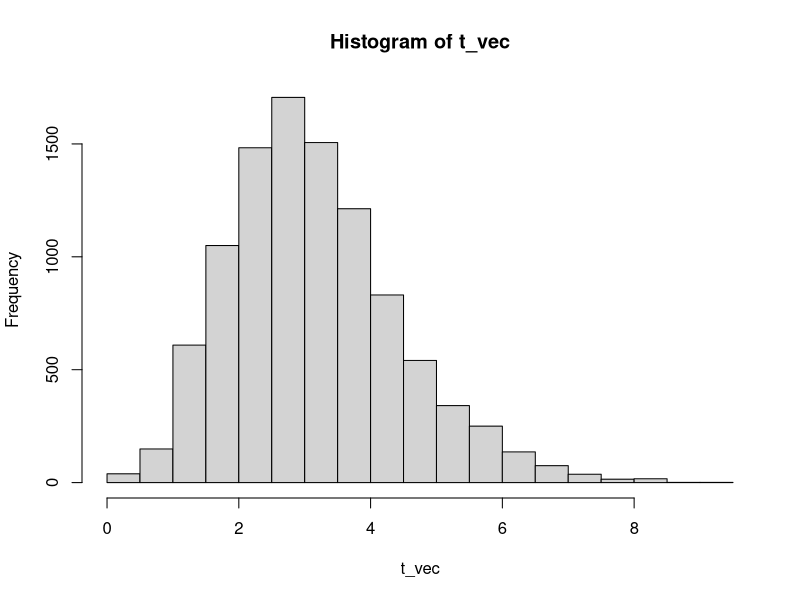

This figure's R source:
##### UPDATE THETA

# Function to update the theta parameter
# INPUT: n -> number of data points
#        m1_bar -> number of points in group 0 (to be computed using the auxiliary function m1_bar)
#        k -> number of distinct groups (excluding the groups from the contaminated part)
#        theta_old -> theta at the previous iteration
#        sigma -> sigma at the current iteration
#        n_acc -> number of accepted proposals in the previous iterations
#        theta_param -> list containing the prior parameter of theta (which is a gamma)
#                       a -> shape
#                       b -> rate
#        sd -> standard deviation for the proposal density in the MHRW (default value is 2)

# OUTPUT: theta -> value of the parameter theta at the r iteration
#         acc -> number of accepted proposals at the current iteration

update_theta <- function(n, m1_bar, k, theta_old, sigma, n_acc, theta_param, sd = 2){ 
  # METROPOLIS HASTINGS RANDOM WALK 
  
  # Extraction of a new value from the proposal distribution, doing an appropriate transformation 
  # to correct the fact that theta is in (0,+inf)
  y <- inv_theta( change_theta(theta_old) + rnorm(1,0,sd))
  
  # Computation the alpha of the new proposal wrt the old one
  aprob <- compute_alpha_theta(theta_old, y, k, m1_bar, sigma, n, theta_param)
  
  # Sampling from a U(0,1)
  u <- runif(1) 
  
  # If u < aprob, the proposed value is accepted and the number of accepted values is increased 
  if (u < aprob){
    n_acc = n_acc+1

    # Return of the new value of sigma (equal to the proposed value y) and the accuracy
    return(list("theta" = y, "acc" = n_acc))
  } 
  else {
    
    # Return of the new value of sigma (equal to the previous value sigma_old) and the accuracy
    return(list("theta" = theta_old, "acc" = n_acc))
    
  }
}


# Function to change the value of theta so theta_star is in (-inf, +inf) to do MH
# INPUT: x -> value of theta, x is in (0,+inf)
# OUTPUT: x_star -> value of transformed theta, x_star is in (-inf, +inf)
change_theta <- function(x) {
  return (log(x))
}

# Function to change the value of theta_star so theta is in (0, +inf) after MH
# Function to change the value of theta_star so theta is in (0, +inf) after MH
# inv_theta is the inverse function of change_theta
# INPUT: x -> value of theta_star, x is in (-inf, +inf)
# OUTPUT: x_star -> value of theta, x_star is in (0, +inf)
inv_theta <- function(x) {
  return (exp(x))
}

# Function to compute the alpha(x,y) for the proposed value y and the old value x
# INPUT: x -> value of theta at the previous step
#        y -> proposed value for theta
#        k -> number of distinct groups (excluding the groups from the contaminated part)
#        m1_bar -> number of points in group 0
#        sigma -> sigma at the current iteration
#        n -> number of data points
# OUTPUT: alpha -> the alpha needed to perform the acceptance/rejection in MH
compute_alpha_theta <- function(x, y, k, m1_bar, sigma, n, theta_param) {

  # Computation of the partial posterior density for y and x
  pi_y <- dens_theta(y, k, m1_bar, sigma, n, theta_param)
  pi_x <- dens_theta(x, k, m1_bar, sigma, n, theta_param)
  
  rapp <- pi_y/pi_x

  # Computation of alpha 
  return (min(1, rapp))
}


# Function to compute the partial posterior density (up to the normalizing constant) for theta
# INPUT: x -> point where the partial density is evaluated
#        k -> number of distinct groups (excluding the groups from the contaminated part)
#        m1_bar -> number of points in group 0
#        sigma -> sigma at the current iteration
#        n -> number of data points
#        theta_param -> list containing the prior parameter of theta (which is a gamma)
#                       a -> shape
#                       b -> rate
# OUTPUT: f -> the evaluation of the partial posterior density at point x

dens_theta <- function(x, k, m1_bar, sigma, n, theta_param) {
  
  # Computation of the partial posterior density, corrected to account for the reparameterization of MH
  return (dgamma(x, theta_param$a, rate=theta_param$b) *  gamma(x) * 
            gamma(x/sigma + k) / (gamma(x/sigma) * gamma(x + n - m1_bar)) * x)
}

#-------------------
# - EXAMPLE
theta_old <- 1
sigma <- 0.2
m1 <- 10
m1_bar <- 8
k <- 20
sigma_old <- 0.2 
freq <- c(rep(1, 10), 10, 4, 5, 25, 3, 6, 9, 12, 4, 2)
n <- sum(freq)
n_acc <- 0
t_vec <- c()
theta_param <- list(a = 1, b = 1)

for(i in 1:10000){
  temp <- update_theta(n, m1_bar, k, theta_old, sigma, n_acc, theta_param, sd = .25)
  theta_old <- temp$theta
  t_vec[i] <- theta_old
  n_acc <- temp$acc
  print(theta_old)
}
n_acc / 10000
hist(t_vec)


